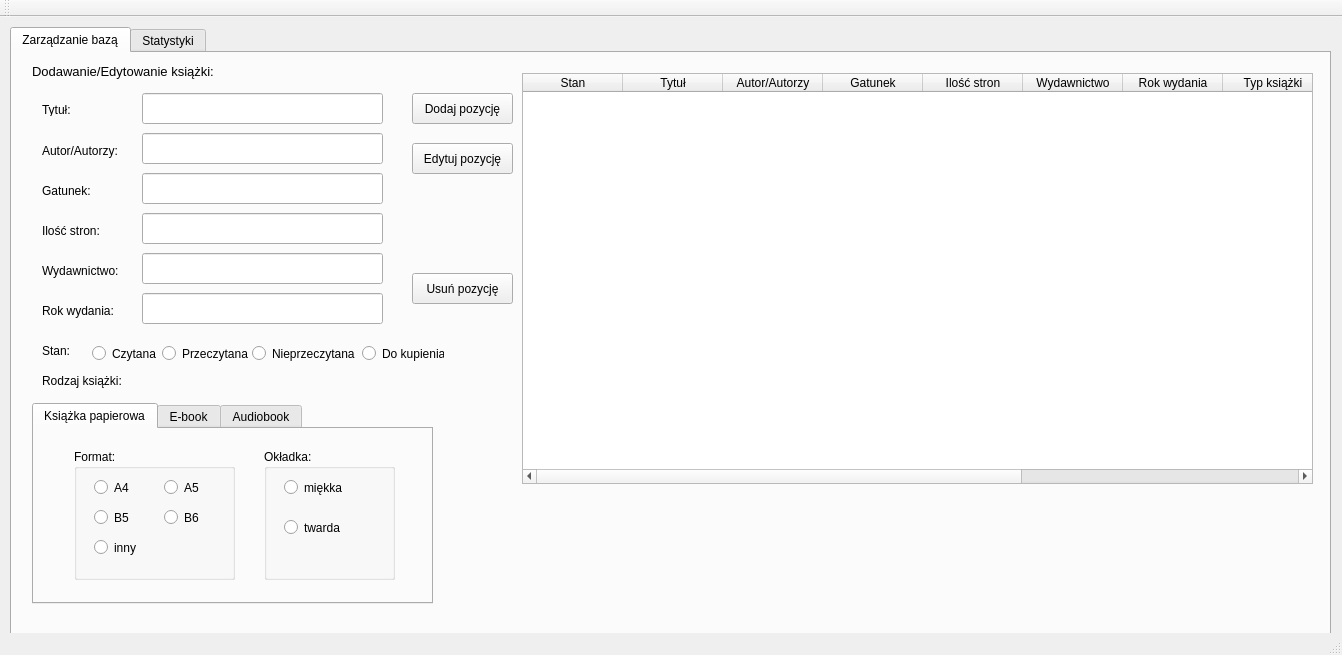
<?xml version="1.0" encoding="UTF-8"?>
<ui version="4.0">
 <class>MainWindow</class>
 <widget class="QMainWindow" name="MainWindow">
  <property name="geometry">
   <rect>
    <x>0</x>
    <y>0</y>
    <width>1342</width>
    <height>655</height>
   </rect>
  </property>
  <property name="windowTitle">
   <string>Baza książek</string>
  </property>
  <widget class="QWidget" name="centralWidget">
   <widget class="QTabWidget" name="tabWidget">
    <property name="geometry">
     <rect>
      <x>10</x>
      <y>10</y>
      <width>1321</width>
      <height>631</height>
     </rect>
    </property>
    <property name="font">
     <font>
      <pointsize>9</pointsize>
     </font>
    </property>
    <property name="currentIndex">
     <number>0</number>
    </property>
    <widget class="QWidget" name="tab">
     <attribute name="title">
      <string>Zarządzanie bazą</string>
     </attribute>
     <widget class="QTableWidget" name="lista_ksiazek">
      <property name="geometry">
       <rect>
        <x>510</x>
        <y>20</y>
        <width>791</width>
        <height>411</height>
       </rect>
      </property>
      <column>
       <property name="text">
        <string>Stan</string>
       </property>
      </column>
      <column>
       <property name="text">
        <string>Tytuł</string>
       </property>
      </column>
      <column>
       <property name="text">
        <string>Autor/Autorzy</string>
       </property>
      </column>
      <column>
       <property name="text">
        <string>Gatunek</string>
       </property>
      </column>
      <column>
       <property name="text">
        <string>Ilość stron</string>
       </property>
      </column>
      <column>
       <property name="text">
        <string>Wydawnictwo</string>
       </property>
      </column>
      <column>
       <property name="text">
        <string>Rok wydania</string>
       </property>
      </column>
      <column>
       <property name="text">
        <string>Typ książki</string>
       </property>
      </column>
      <column>
       <property name="text">
        <string>Format</string>
       </property>
      </column>
      <column>
       <property name="text">
        <string>Okładka</string>
       </property>
      </column>
      <column>
       <property name="text">
        <string>Rozmiar</string>
       </property>
      </column>
     </widget>
     <widget class="QPushButton" name="usun">
      <property name="geometry">
       <rect>
        <x>400</x>
        <y>220</y>
        <width>101</width>
        <height>31</height>
       </rect>
      </property>
      <property name="font">
       <font>
        <pointsize>9</pointsize>
       </font>
      </property>
      <property name="text">
       <string>Usuń pozycję</string>
      </property>
     </widget>
     <widget class="QPushButton" name="edytujButton">
      <property name="geometry">
       <rect>
        <x>400</x>
        <y>90</y>
        <width>101</width>
        <height>31</height>
       </rect>
      </property>
      <property name="font">
       <font>
        <pointsize>9</pointsize>
       </font>
      </property>
      <property name="text">
       <string>Edytuj pozycję</string>
      </property>
     </widget>
     <widget class="QLabel" name="label">
      <property name="geometry">
       <rect>
        <x>20</x>
        <y>10</y>
        <width>211</width>
        <height>16</height>
       </rect>
      </property>
      <property name="font">
       <font>
        <pointsize>10</pointsize>
       </font>
      </property>
      <property name="text">
       <string>Dodawanie/Edytowanie książki:</string>
      </property>
     </widget>
     <widget class="QLabel" name="label_10">
      <property name="geometry">
       <rect>
        <x>30</x>
        <y>50</y>
        <width>47</width>
        <height>13</height>
       </rect>
      </property>
      <property name="font">
       <font>
        <pointsize>9</pointsize>
       </font>
      </property>
      <property name="text">
       <string>Tytuł:</string>
      </property>
     </widget>
     <widget class="QLabel" name="label_11">
      <property name="geometry">
       <rect>
        <x>30</x>
        <y>90</y>
        <width>91</width>
        <height>16</height>
       </rect>
      </property>
      <property name="font">
       <font>
        <pointsize>9</pointsize>
       </font>
      </property>
      <property name="text">
       <string>Autor/Autorzy:</string>
      </property>
     </widget>
     <widget class="QLabel" name="label_12">
      <property name="geometry">
       <rect>
        <x>30</x>
        <y>130</y>
        <width>91</width>
        <height>16</height>
       </rect>
      </property>
      <property name="font">
       <font>
        <pointsize>9</pointsize>
       </font>
      </property>
      <property name="text">
       <string>Gatunek:</string>
      </property>
     </widget>
     <widget class="QLabel" name="label_13">
      <property name="geometry">
       <rect>
        <x>30</x>
        <y>170</y>
        <width>71</width>
        <height>16</height>
       </rect>
      </property>
      <property name="font">
       <font>
        <pointsize>9</pointsize>
       </font>
      </property>
      <property name="text">
       <string>Ilość stron:</string>
      </property>
     </widget>
     <widget class="QLabel" name="label_14">
      <property name="geometry">
       <rect>
        <x>30</x>
        <y>210</y>
        <width>91</width>
        <height>16</height>
       </rect>
      </property>
      <property name="font">
       <font>
        <pointsize>9</pointsize>
       </font>
      </property>
      <property name="text">
       <string>Wydawnictwo:</string>
      </property>
     </widget>
     <widget class="QLabel" name="label_15">
      <property name="geometry">
       <rect>
        <x>30</x>
        <y>250</y>
        <width>91</width>
        <height>16</height>
       </rect>
      </property>
      <property name="font">
       <font>
        <pointsize>9</pointsize>
       </font>
      </property>
      <property name="text">
       <string>Rok wydania:</string>
      </property>
     </widget>
     <widget class="QLineEdit" name="tytulEdit">
      <property name="geometry">
       <rect>
        <x>130</x>
        <y>40</y>
        <width>241</width>
        <height>31</height>
       </rect>
      </property>
     </widget>
     <widget class="QLineEdit" name="gatunekEdit">
      <property name="geometry">
       <rect>
        <x>130</x>
        <y>120</y>
        <width>241</width>
        <height>31</height>
       </rect>
      </property>
     </widget>
     <widget class="QLineEdit" name="wydawnictwoEdit">
      <property name="geometry">
       <rect>
        <x>130</x>
        <y>200</y>
        <width>241</width>
        <height>31</height>
       </rect>
      </property>
     </widget>
     <widget class="QLabel" name="label_16">
      <property name="geometry">
       <rect>
        <x>30</x>
        <y>320</y>
        <width>91</width>
        <height>16</height>
       </rect>
      </property>
      <property name="font">
       <font>
        <pointsize>9</pointsize>
       </font>
      </property>
      <property name="text">
       <string>Rodzaj książki:</string>
      </property>
     </widget>
     <widget class="QPushButton" name="dodajButton">
      <property name="geometry">
       <rect>
        <x>400</x>
        <y>40</y>
        <width>101</width>
        <height>31</height>
       </rect>
      </property>
      <property name="text">
       <string>Dodaj pozycję</string>
      </property>
     </widget>
     <widget class="QLabel" name="label_17">
      <property name="geometry">
       <rect>
        <x>30</x>
        <y>290</y>
        <width>51</width>
        <height>16</height>
       </rect>
      </property>
      <property name="text">
       <string>Stan:</string>
      </property>
     </widget>
     <widget class="QRadioButton" name="czytana">
      <property name="geometry">
       <rect>
        <x>80</x>
        <y>290</y>
        <width>81</width>
        <height>21</height>
       </rect>
      </property>
      <property name="text">
       <string>Czytana</string>
      </property>
     </widget>
     <widget class="QRadioButton" name="przeczytana">
      <property name="geometry">
       <rect>
        <x>150</x>
        <y>290</y>
        <width>91</width>
        <height>21</height>
       </rect>
      </property>
      <property name="text">
       <string>Przeczytana</string>
      </property>
     </widget>
     <widget class="QRadioButton" name="nieprzeczytana">
      <property name="geometry">
       <rect>
        <x>240</x>
        <y>290</y>
        <width>111</width>
        <height>21</height>
       </rect>
      </property>
      <property name="text">
       <string>Nieprzeczytana</string>
      </property>
     </widget>
     <widget class="QRadioButton" name="do_kupienia">
      <property name="geometry">
       <rect>
        <x>350</x>
        <y>290</y>
        <width>82</width>
        <height>21</height>
       </rect>
      </property>
      <property name="text">
       <string>Do kupienia</string>
      </property>
     </widget>
     <widget class="QLineEdit" name="iloscStronEdit">
      <property name="geometry">
       <rect>
        <x>130</x>
        <y>160</y>
        <width>241</width>
        <height>31</height>
       </rect>
      </property>
     </widget>
     <widget class="QLineEdit" name="rokWydaniaEdit">
      <property name="geometry">
       <rect>
        <x>130</x>
        <y>240</y>
        <width>241</width>
        <height>31</height>
       </rect>
      </property>
     </widget>
     <widget class="QLineEdit" name="autorEdit">
      <property name="geometry">
       <rect>
        <x>130</x>
        <y>80</y>
        <width>241</width>
        <height>31</height>
       </rect>
      </property>
     </widget>
     <widget class="QTabWidget" name="rodzajKsiazki">
      <property name="geometry">
       <rect>
        <x>20</x>
        <y>350</y>
        <width>401</width>
        <height>201</height>
       </rect>
      </property>
      <property name="currentIndex">
       <number>0</number>
      </property>
      <widget class="QWidget" name="tab_3">
       <attribute name="title">
        <string>Książka papierowa</string>
       </attribute>
       <widget class="QGroupBox" name="groupBox">
        <property name="geometry">
         <rect>
          <x>40</x>
          <y>20</y>
          <width>161</width>
          <height>131</height>
         </rect>
        </property>
        <property name="title">
         <string>Format:</string>
        </property>
        <widget class="QRadioButton" name="a5">
         <property name="geometry">
          <rect>
           <x>90</x>
           <y>30</y>
           <width>82</width>
           <height>17</height>
          </rect>
         </property>
         <property name="text">
          <string>A5</string>
         </property>
        </widget>
        <widget class="QRadioButton" name="b5">
         <property name="geometry">
          <rect>
           <x>20</x>
           <y>60</y>
           <width>82</width>
           <height>17</height>
          </rect>
         </property>
         <property name="text">
          <string>B5</string>
         </property>
        </widget>
        <widget class="QRadioButton" name="b6">
         <property name="geometry">
          <rect>
           <x>90</x>
           <y>60</y>
           <width>82</width>
           <height>17</height>
          </rect>
         </property>
         <property name="text">
          <string>B6</string>
         </property>
        </widget>
        <widget class="QRadioButton" name="ks_inny">
         <property name="geometry">
          <rect>
           <x>20</x>
           <y>90</y>
           <width>82</width>
           <height>17</height>
          </rect>
         </property>
         <property name="text">
          <string>inny</string>
         </property>
        </widget>
        <widget class="QRadioButton" name="a4">
         <property name="geometry">
          <rect>
           <x>20</x>
           <y>30</y>
           <width>82</width>
           <height>17</height>
          </rect>
         </property>
         <property name="text">
          <string>A4</string>
         </property>
        </widget>
       </widget>
       <widget class="QGroupBox" name="groupBox_2">
        <property name="geometry">
         <rect>
          <x>230</x>
          <y>20</y>
          <width>131</width>
          <height>131</height>
         </rect>
        </property>
        <property name="title">
         <string>Okładka:</string>
        </property>
        <widget class="QRadioButton" name="miekka">
         <property name="geometry">
          <rect>
           <x>20</x>
           <y>30</y>
           <width>82</width>
           <height>17</height>
          </rect>
         </property>
         <property name="text">
          <string>miękka</string>
         </property>
        </widget>
        <widget class="QRadioButton" name="twarda">
         <property name="geometry">
          <rect>
           <x>20</x>
           <y>70</y>
           <width>82</width>
           <height>17</height>
          </rect>
         </property>
         <property name="text">
          <string>twarda</string>
         </property>
        </widget>
       </widget>
      </widget>
      <widget class="QWidget" name="tab_4">
       <attribute name="title">
        <string>E-book</string>
       </attribute>
       <widget class="QGroupBox" name="groupBox_3">
        <property name="geometry">
         <rect>
          <x>40</x>
          <y>20</y>
          <width>161</width>
          <height>131</height>
         </rect>
        </property>
        <property name="title">
         <string>Format:</string>
        </property>
        <widget class="QRadioButton" name="pdf">
         <property name="geometry">
          <rect>
           <x>20</x>
           <y>30</y>
           <width>82</width>
           <height>17</height>
          </rect>
         </property>
         <property name="text">
          <string>pdf</string>
         </property>
        </widget>
        <widget class="QRadioButton" name="mobi">
         <property name="geometry">
          <rect>
           <x>90</x>
           <y>30</y>
           <width>82</width>
           <height>17</height>
          </rect>
         </property>
         <property name="text">
          <string>mobi</string>
         </property>
        </widget>
        <widget class="QRadioButton" name="ePub">
         <property name="geometry">
          <rect>
           <x>20</x>
           <y>60</y>
           <width>82</width>
           <height>17</height>
          </rect>
         </property>
         <property name="text">
          <string>ePub</string>
         </property>
        </widget>
        <widget class="QRadioButton" name="innyEbook">
         <property name="geometry">
          <rect>
           <x>90</x>
           <y>60</y>
           <width>82</width>
           <height>17</height>
          </rect>
         </property>
         <property name="text">
          <string>inny</string>
         </property>
        </widget>
       </widget>
       <widget class="QGroupBox" name="groupBox_4">
        <property name="geometry">
         <rect>
          <x>230</x>
          <y>20</y>
          <width>131</width>
          <height>131</height>
         </rect>
        </property>
        <property name="title">
         <string>Rozmiar:</string>
        </property>
        <widget class="QLabel" name="label_19">
         <property name="geometry">
          <rect>
           <x>10</x>
           <y>20</y>
           <width>111</width>
           <height>16</height>
          </rect>
         </property>
         <property name="font">
          <font>
           <pointsize>8</pointsize>
          </font>
         </property>
         <property name="text">
          <string>(w dowolnej jednostce)</string>
         </property>
        </widget>
        <widget class="QLineEdit" name="rozmiarEbookaEdit">
         <property name="geometry">
          <rect>
           <x>10</x>
           <y>50</y>
           <width>113</width>
           <height>31</height>
          </rect>
         </property>
        </widget>
       </widget>
      </widget>
      <widget class="QWidget" name="tab_5">
       <attribute name="title">
        <string>Audiobook</string>
       </attribute>
       <widget class="QGroupBox" name="groupBox_5">
        <property name="geometry">
         <rect>
          <x>40</x>
          <y>20</y>
          <width>161</width>
          <height>131</height>
         </rect>
        </property>
        <property name="title">
         <string>Format:</string>
        </property>
        <widget class="QRadioButton" name="mp3">
         <property name="geometry">
          <rect>
           <x>20</x>
           <y>30</y>
           <width>82</width>
           <height>17</height>
          </rect>
         </property>
         <property name="text">
          <string>mp3</string>
         </property>
        </widget>
        <widget class="QRadioButton" name="ogg">
         <property name="geometry">
          <rect>
           <x>90</x>
           <y>30</y>
           <width>82</width>
           <height>17</height>
          </rect>
         </property>
         <property name="text">
          <string>ogg</string>
         </property>
        </widget>
        <widget class="QRadioButton" name="cd">
         <property name="geometry">
          <rect>
           <x>20</x>
           <y>60</y>
           <width>82</width>
           <height>17</height>
          </rect>
         </property>
         <property name="text">
          <string>CD</string>
         </property>
        </widget>
        <widget class="QRadioButton" name="kaseta">
         <property name="geometry">
          <rect>
           <x>90</x>
           <y>60</y>
           <width>82</width>
           <height>17</height>
          </rect>
         </property>
         <property name="text">
          <string>kaseta</string>
         </property>
        </widget>
        <widget class="QRadioButton" name="innyAudiobook">
         <property name="geometry">
          <rect>
           <x>20</x>
           <y>90</y>
           <width>82</width>
           <height>17</height>
          </rect>
         </property>
         <property name="text">
          <string>inny</string>
         </property>
        </widget>
       </widget>
       <widget class="QGroupBox" name="groupBox_6">
        <property name="geometry">
         <rect>
          <x>230</x>
          <y>20</y>
          <width>131</width>
          <height>131</height>
         </rect>
        </property>
        <property name="title">
         <string>Rozmiar:</string>
        </property>
        <widget class="QLabel" name="label_20">
         <property name="geometry">
          <rect>
           <x>10</x>
           <y>20</y>
           <width>111</width>
           <height>16</height>
          </rect>
         </property>
         <property name="font">
          <font>
           <pointsize>8</pointsize>
          </font>
         </property>
         <property name="text">
          <string>(w dowolnej jednostce)</string>
         </property>
        </widget>
        <widget class="QLineEdit" name="rozmiarAudiobooka">
         <property name="geometry">
          <rect>
           <x>10</x>
           <y>50</y>
           <width>113</width>
           <height>31</height>
          </rect>
         </property>
        </widget>
       </widget>
      </widget>
     </widget>
     <widget class="QLabel" name="infoBox">
      <property name="geometry">
       <rect>
        <x>580</x>
        <y>460</y>
        <width>661</width>
        <height>91</height>
       </rect>
      </property>
      <property name="font">
       <font>
        <pointsize>10</pointsize>
        <weight>75</weight>
        <bold>true</bold>
       </font>
      </property>
      <property name="text">
       <string/>
      </property>
      <property name="alignment">
       <set>Qt::AlignCenter</set>
      </property>
     </widget>
    </widget>
    <widget class="QWidget" name="tab_2">
     <attribute name="title">
      <string>Statystyki</string>
     </attribute>
     <widget class="QLabel" name="label_2">
      <property name="geometry">
       <rect>
        <x>30</x>
        <y>20</y>
        <width>151</width>
        <height>16</height>
       </rect>
      </property>
      <property name="font">
       <font>
        <pointsize>9</pointsize>
       </font>
      </property>
      <property name="text">
       <string>Książki czytane aktualnie:</string>
      </property>
     </widget>
     <widget class="QLabel" name="label_3">
      <property name="geometry">
       <rect>
        <x>30</x>
        <y>60</y>
        <width>121</width>
        <height>16</height>
       </rect>
      </property>
      <property name="font">
       <font>
        <pointsize>9</pointsize>
       </font>
      </property>
      <property name="text">
       <string>Książki przeczytane:</string>
      </property>
     </widget>
     <widget class="QLabel" name="label_4">
      <property name="geometry">
       <rect>
        <x>30</x>
        <y>100</y>
        <width>121</width>
        <height>16</height>
       </rect>
      </property>
      <property name="font">
       <font>
        <pointsize>9</pointsize>
       </font>
      </property>
      <property name="text">
       <string>Książki nieprzeczytane:</string>
      </property>
     </widget>
     <widget class="QLabel" name="label_5">
      <property name="geometry">
       <rect>
        <x>30</x>
        <y>140</y>
        <width>121</width>
        <height>16</height>
       </rect>
      </property>
      <property name="font">
       <font>
        <pointsize>9</pointsize>
       </font>
      </property>
      <property name="text">
       <string>Książki do kupienia:</string>
      </property>
     </widget>
     <widget class="QLabel" name="label_6">
      <property name="geometry">
       <rect>
        <x>30</x>
        <y>180</y>
        <width>141</width>
        <height>16</height>
       </rect>
      </property>
      <property name="font">
       <font>
        <pointsize>9</pointsize>
       </font>
      </property>
      <property name="text">
       <string>Ilość książek papierowych:</string>
      </property>
     </widget>
     <widget class="QLabel" name="label_7">
      <property name="geometry">
       <rect>
        <x>30</x>
        <y>220</y>
        <width>131</width>
        <height>16</height>
       </rect>
      </property>
      <property name="font">
       <font>
        <pointsize>9</pointsize>
       </font>
      </property>
      <property name="text">
       <string>Ilość e-booków:</string>
      </property>
     </widget>
     <widget class="QLabel" name="label_8">
      <property name="geometry">
       <rect>
        <x>30</x>
        <y>260</y>
        <width>121</width>
        <height>16</height>
       </rect>
      </property>
      <property name="font">
       <font>
        <pointsize>9</pointsize>
       </font>
      </property>
      <property name="text">
       <string>Ilość audiobooków:</string>
      </property>
     </widget>
     <widget class="QLabel" name="label_9">
      <property name="geometry">
       <rect>
        <x>40</x>
        <y>320</y>
        <width>121</width>
        <height>16</height>
       </rect>
      </property>
      <property name="font">
       <font>
        <pointsize>11</pointsize>
        <weight>75</weight>
        <bold>true</bold>
       </font>
      </property>
      <property name="text">
       <string>Książek razem:</string>
      </property>
     </widget>
     <widget class="QLabel" name="stat_czyt">
      <property name="geometry">
       <rect>
        <x>180</x>
        <y>20</y>
        <width>61</width>
        <height>20</height>
       </rect>
      </property>
      <property name="font">
       <font>
        <pointsize>9</pointsize>
        <weight>75</weight>
        <bold>true</bold>
       </font>
      </property>
      <property name="text">
       <string/>
      </property>
     </widget>
     <widget class="QLabel" name="stat_przeczyt">
      <property name="geometry">
       <rect>
        <x>180</x>
        <y>60</y>
        <width>61</width>
        <height>20</height>
       </rect>
      </property>
      <property name="font">
       <font>
        <pointsize>9</pointsize>
        <weight>75</weight>
        <bold>true</bold>
       </font>
      </property>
      <property name="text">
       <string/>
      </property>
     </widget>
     <widget class="QLabel" name="stat_nieczyt">
      <property name="geometry">
       <rect>
        <x>180</x>
        <y>100</y>
        <width>61</width>
        <height>20</height>
       </rect>
      </property>
      <property name="font">
       <font>
        <pointsize>9</pointsize>
        <weight>75</weight>
        <bold>true</bold>
       </font>
      </property>
      <property name="text">
       <string/>
      </property>
     </widget>
     <widget class="QLabel" name="stat_doKupie">
      <property name="geometry">
       <rect>
        <x>180</x>
        <y>140</y>
        <width>61</width>
        <height>20</height>
       </rect>
      </property>
      <property name="font">
       <font>
        <pointsize>9</pointsize>
        <weight>75</weight>
        <bold>true</bold>
       </font>
      </property>
      <property name="text">
       <string/>
      </property>
     </widget>
     <widget class="QLabel" name="ilePap">
      <property name="geometry">
       <rect>
        <x>180</x>
        <y>180</y>
        <width>61</width>
        <height>20</height>
       </rect>
      </property>
      <property name="font">
       <font>
        <pointsize>9</pointsize>
        <weight>75</weight>
        <bold>true</bold>
       </font>
      </property>
      <property name="text">
       <string/>
      </property>
     </widget>
     <widget class="QLabel" name="ile_Ebo">
      <property name="geometry">
       <rect>
        <x>180</x>
        <y>220</y>
        <width>61</width>
        <height>20</height>
       </rect>
      </property>
      <property name="font">
       <font>
        <pointsize>9</pointsize>
        <weight>75</weight>
        <bold>true</bold>
       </font>
      </property>
      <property name="text">
       <string/>
      </property>
     </widget>
     <widget class="QLabel" name="ileAudio">
      <property name="geometry">
       <rect>
        <x>180</x>
        <y>260</y>
        <width>61</width>
        <height>20</height>
       </rect>
      </property>
      <property name="font">
       <font>
        <pointsize>9</pointsize>
        <weight>75</weight>
        <bold>true</bold>
       </font>
      </property>
      <property name="text">
       <string/>
      </property>
     </widget>
     <widget class="QLabel" name="razem">
      <property name="geometry">
       <rect>
        <x>190</x>
        <y>320</y>
        <width>61</width>
        <height>21</height>
       </rect>
      </property>
      <property name="font">
       <font>
        <pointsize>11</pointsize>
        <weight>75</weight>
        <bold>true</bold>
       </font>
      </property>
      <property name="text">
       <string/>
      </property>
     </widget>
    </widget>
   </widget>
  </widget>
  <widget class="QToolBar" name="mainToolBar">
   <attribute name="toolBarArea">
    <enum>TopToolBarArea</enum>
   </attribute>
   <attribute name="toolBarBreak">
    <bool>false</bool>
   </attribute>
  </widget>
  <widget class="QStatusBar" name="statusBar"/>
 </widget>
 <layoutdefault spacing="6" margin="11"/>
 <resources/>
 <connections/>
</ui>
